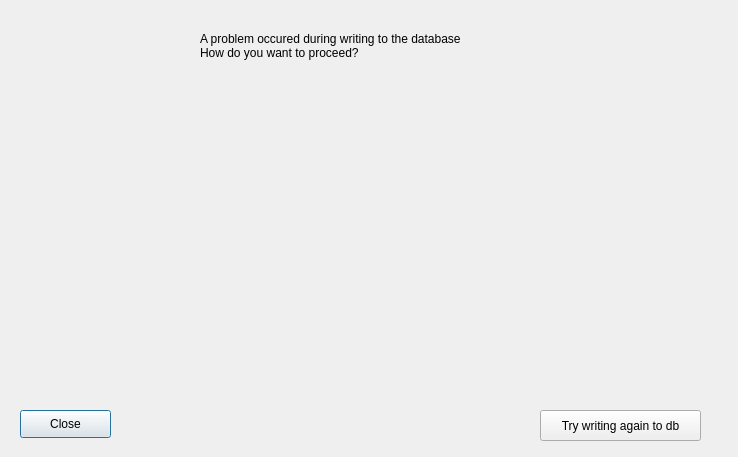
<?xml version="1.0" encoding="UTF-8"?>
<ui version="4.0">
 <class>Databasefailure</class>
 <widget class="QDialog" name="Databasefailure">
  <property name="geometry">
   <rect>
    <x>0</x>
    <y>0</y>
    <width>738</width>
    <height>457</height>
   </rect>
  </property>
  <property name="windowTitle">
   <string>Dialog</string>
  </property>
  <widget class="QLabel" name="label">
   <property name="geometry">
    <rect>
     <x>200</x>
     <y>10</y>
     <width>341</width>
     <height>71</height>
    </rect>
   </property>
   <property name="text">
    <string>A problem occured during writing to the database 
How do you want to proceed?</string>
   </property>
  </widget>
  <widget class="QPushButton" name="quit">
   <property name="geometry">
    <rect>
     <x>20</x>
     <y>410</y>
     <width>91</width>
     <height>28</height>
    </rect>
   </property>
   <property name="text">
    <string>Close</string>
   </property>
  </widget>
  <widget class="QPushButton" name="writeagain">
   <property name="geometry">
    <rect>
     <x>540</x>
     <y>410</y>
     <width>161</width>
     <height>31</height>
    </rect>
   </property>
   <property name="text">
    <string>Try writing again to db</string>
   </property>
  </widget>
  <widget class="QLabel" name="problem">
   <property name="geometry">
    <rect>
     <x>10</x>
     <y>110</y>
     <width>711</width>
     <height>231</height>
    </rect>
   </property>
   <property name="text">
    <string/>
   </property>
  </widget>
 </widget>
 <resources/>
 <connections/>
</ui>
